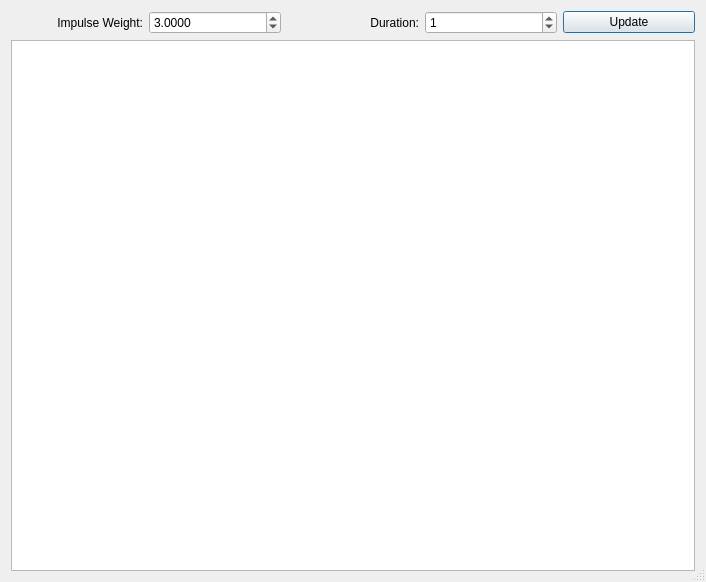
<?xml version="1.0" encoding="UTF-8"?>
<ui version="4.0">
 <class>ResponseGraph</class>
 <widget class="QDialog" name="ResponseGraph">
  <property name="geometry">
   <rect>
    <x>0</x>
    <y>0</y>
    <width>706</width>
    <height>582</height>
   </rect>
  </property>
  <property name="windowTitle">
   <string>ResponseGraph</string>
  </property>
  <property name="sizeGripEnabled">
   <bool>true</bool>
  </property>
  <layout class="QVBoxLayout" name="verticalLayout">
   <item>
    <layout class="QHBoxLayout" name="horizontalLayout">
     <item>
      <widget class="QLabel" name="label">
       <property name="text">
        <string>Impulse Weight:</string>
       </property>
       <property name="alignment">
        <set>Qt::AlignRight|Qt::AlignTrailing|Qt::AlignVCenter</set>
       </property>
      </widget>
     </item>
     <item>
      <widget class="QDoubleSpinBox" name="spinWeight">
       <property name="decimals">
        <number>4</number>
       </property>
       <property name="minimum">
        <double>-1000.000000000000000</double>
       </property>
       <property name="maximum">
        <double>1000.000000000000000</double>
       </property>
       <property name="value">
        <double>3.000000000000000</double>
       </property>
      </widget>
     </item>
     <item>
      <widget class="QLabel" name="label_2">
       <property name="text">
        <string>Duration:</string>
       </property>
       <property name="alignment">
        <set>Qt::AlignRight|Qt::AlignTrailing|Qt::AlignVCenter</set>
       </property>
      </widget>
     </item>
     <item>
      <widget class="QSpinBox" name="spinDuration">
       <property name="maximum">
        <number>300</number>
       </property>
       <property name="value">
        <number>1</number>
       </property>
      </widget>
     </item>
     <item>
      <widget class="QPushButton" name="btnUpdate">
       <property name="text">
        <string>Update</string>
       </property>
      </widget>
     </item>
    </layout>
   </item>
   <item>
    <widget class="QChartView" name="graphicsView"/>
   </item>
  </layout>
 </widget>
 <layoutdefault spacing="6" margin="11"/>
 <customwidgets>
  <customwidget>
   <class>QChartView</class>
   <extends>QGraphicsView</extends>
   <header>QtCharts</header>
  </customwidget>
 </customwidgets>
 <resources/>
 <connections/>
</ui>
